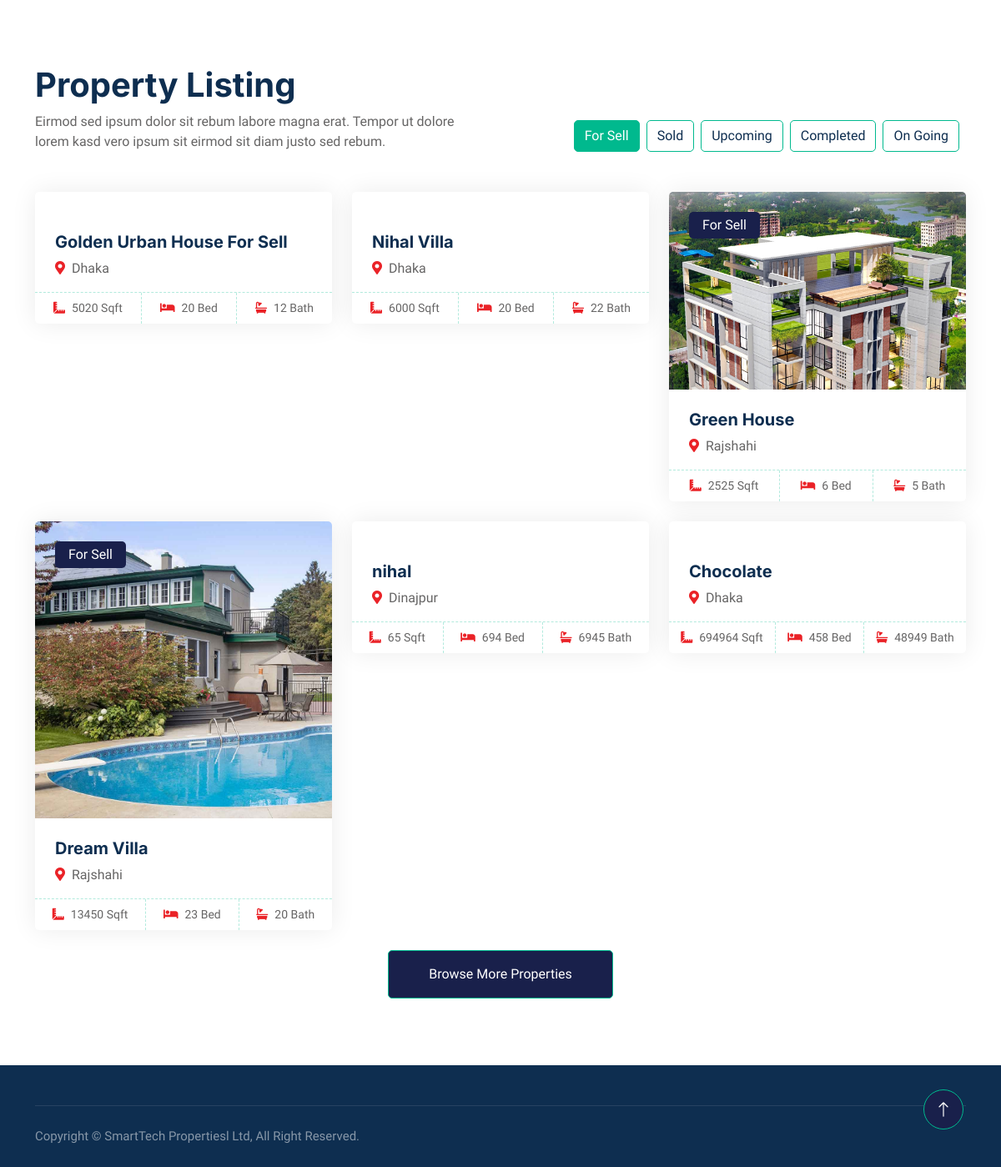
The page /property/ (lower part) on the database as committed earlier.
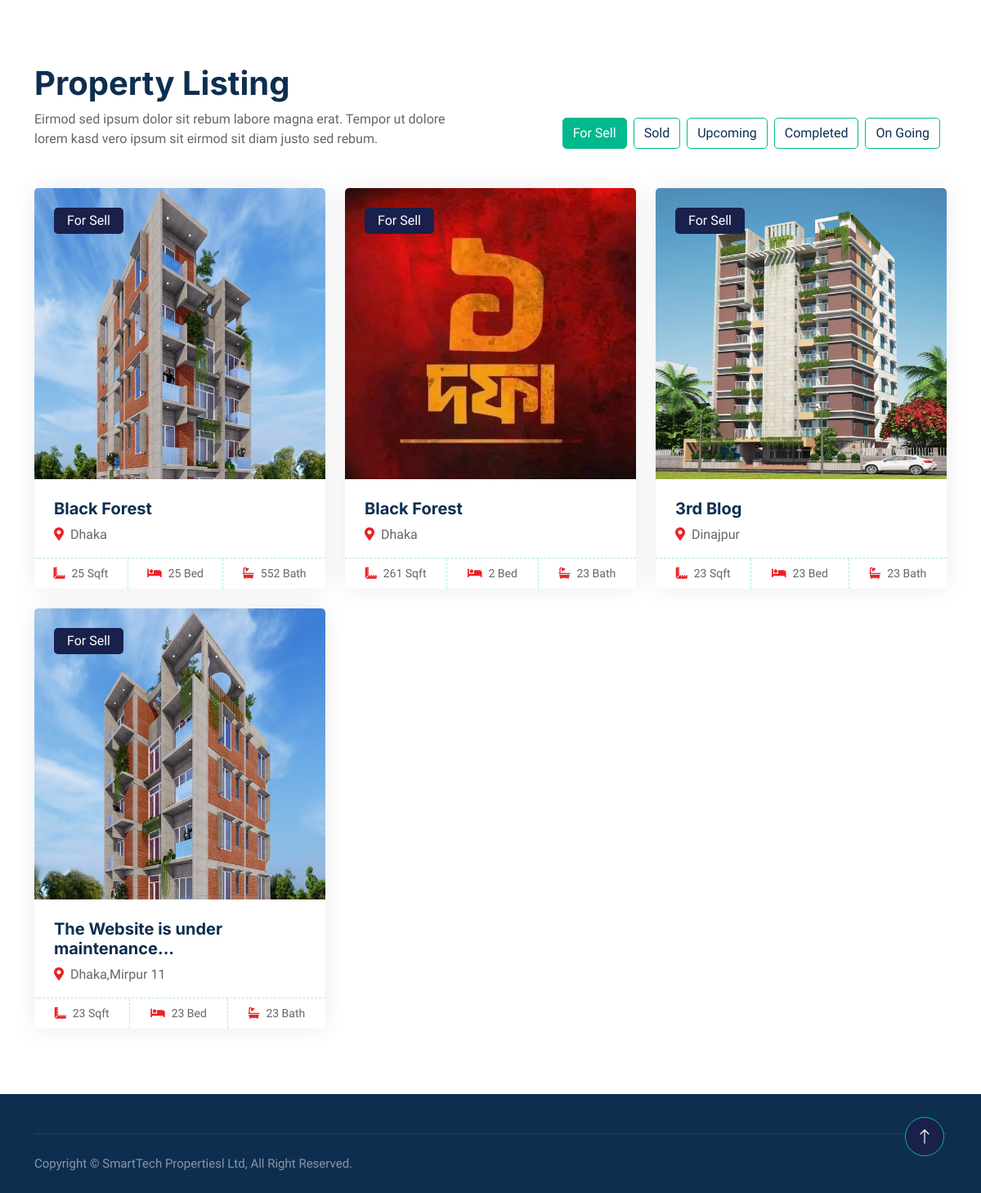
The same page on the database as committed later.
### properties/models.py (models this page shows, shortened)
class Property(models.Model):
    CATEGORY_CHOICES = (
        ('P', 'Primary Project'),
        ('S', 'Secondary Project'),
        ('L', 'Land Shearing'),
        ('J', 'Joint Venture'),
    )
    PROPERTY_TYPES = [
        ('sell', 'For Sell'),
        ('sold', 'Sold'),
        ('upcoming', 'Upcoming'),
        ('completed', 'Completed'),
        ('ongoing', 'OnGoing'),
    ]
    title = models.CharField(max_length=100)
    category = models.CharField(choices=CATEGORY_CHOICES, default='J', max_length=2)
    property_type = models.CharField(max_length=10, choices=PROPERTY_TYPES, default='sell')
    location = models.CharField(max_length=255)
    image = models.ImageField(upload_to='property_images/', default="No Image Set")
    size_sqft = models.IntegerField()
    bedrooms = models.IntegerField()
    bathrooms = models.IntegerField()
    belcony = models.IntegerField(default=0)
    drawingroom = models.IntegerField(default=0)
    dyningroom = models.IntegerField(default=0)
    kitchen = models.IntegerField(default=0)

### properties/views.py (the view)
# urls.py: path('property/', views.property, name="property"),  # Updated path with trailing slash
def property(request):
    properties = Property.objects.all()
    header_image = PropertyHeaderImage.objects.first()  # Assuming you have only one header image
    for_sell_properties = properties.filter(property_type='sell')[:6]
    additional_sell_properties = properties.filter(property_type='sell')[6:]
    sold_properties = properties.filter(property_type='sold')[:6]
    additional_sold_properties = properties.filter(property_type='sold')[6:]
    upcoming_properties = properties.filter(property_type='upcoming')[:6]
    additional_upcoming_properties = properties.filter(property_type='upcoming')[6:]
    completed_properties = properties.filter(property_type='completed')[:6]
    additional_completed_properties = properties.filter(property_type='completed')[6:]
    ongoing_properties = properties.filter(property_type='ongoing')[:6]
    additional_ongoing_properties = properties.filter(property_type='ongoing')[6:]
    context = {
        'properties': properties,
        'header_image': header_image,
        'for_sell_properties': for_sell_properties,
        'additional_sell_properties': additional_sell_properties,
        'sold_properties': sold_properties,
        'additional_sold_properties': additional_sold_properties,
        'upcoming_properties': upcoming_properties,
        'additional_upcoming_properties': additional_upcoming_properties,
        'completed_properties': completed_properties,
        'additional_completed_properties': additional_completed_properties,
        'ongoing_properties': ongoing_properties,
        'additional_ongoing_properties': additional_ongoing_properties,
    }
    return render(request, 'properties/property-list.html', context)

### properties/templates/properties/property-list.html (shortened to what this page needs)
{% extends "properties/base.html" %}
{% block body %}
{% load static %}
<div class="container-xxl py-5">
    <div class="container">
        <div class="row g-0 gx-5 align-items-end">
            <div class="col-lg-6">
                <div class="text-start mx-auto mb-5 wow slideInLeft" data-wow-delay="0.1s">
                    <h1 class="mb3">Property Listing</h1>
                    <p>Eirmod sed ipsum dolor sit rebum labore magna erat. Tempor ut dolore lorem kasd vero ipsum sit eirmod sit diam justo sed rebum.</p>
                </div>
            </div>
            <div class="col-lg-6 text-start text-lg-end wow slideInRight" data-wow-delay="0.1s">
                <ul class="nav nav-pills d-inline-flex justify-content-end mb-5">
                    <li class="nav-item me-2">
                        <a class="btn btn-outline-primary active" data-bs-toggle="pill" href="#tab-1">For Sell</a>
                    </li>
                    <li class="nav-item me-2">
                        <a class="btn btn-outline-primary" data-bs-toggle="pill" href="#tab-2">Sold</a>
                    </li>
                    <li class="nav-item me-2">
                        <a class="btn btn-outline-primary" data-bs-toggle="pill" href="#tab-3">Upcoming</a>
                    </li>
                    <li class="nav-item me-2">
                        <a class="btn btn-outline-primary" data-bs-toggle="pill" href="#tab-4">Completed</a>
                    </li>
                    <li class="nav-item me-2">
                        <a class="btn btn-outline-primary" data-bs-toggle="pill" href="#tab-5">On Going</a>
                    </li>
                </ul>
            </div>
        </div>
        <div class="tab-content">
            <div id="tab-1" class="tab-pane fade show p-0 active">
                <div class="row g-4" id="property-list">
                    {% for property in for_sell_properties %}
                    <div class="col-lg-4 col-md-6 wow fadeInUp" data-wow-delay="0.1s">
                        <div class="property-item rounded overflow-hidden">
                            <div class="position-relative overflow-hidden">
                                <a href="{% url 'property_detail' property.id %}">
                                    <img class="img-fluid" src="{{ property.image.url }}" alt="">
                                </a>
                                <div class="bg-primary rounded text-white position-absolute start-0 top-0 m-4 py-1 px-3">
                                    For Sell
                                </div>
                            </div>
                            <div class="p-4 pb-0">
                                <a class="d-block h5 mb-2" href="{% url 'property_detail' property.id %}">{{ property.title }}</a>
                                <p><i class="fa fa-map-marker-alt text-primary me-2"></i>{{ property.location }}</p>
                            </div>
                            <div class="d-flex border-top">
                                <small class="flex-fill text-center border-end py-2"><i class="fa fa-ruler-combined text-primary me-2"></i>{{ property.size_sqft }} Sqft</small>
                                <small class="flex-fill text-center border-end py-2"><i class="fa fa-bed text-primary me-2"></i>{{ property.bedrooms }} Bed</small>
                                <small class="flex-fill text-center py-2"><i class="fa fa-bath text-primary me-2"></i>{{ property.bathrooms }} Bath</small>
                            </div>
                        </div>
                    </div>
                    {% endfor %}
                </div>
                {% if additional_sell_properties %}
                <div class="col-12 text-center">
                    <button id="browse-more-sell-btn" class="btn btn-primary py-3 px-5 mt-4">Browse More Properties</button>
                </div>
                {% endif %}
            </div>
        </div>
    </div>
</div>
{% endblock %}

Rows that differ between the two databases and show on the page:
removed Property: title "Golden Urban House For Sell", location "Dhaka", size_sqft "5020", bedrooms "20", bathrooms "12"
removed Property: title "Nihal Villa", location "Dhaka", size_sqft "6000", bedrooms "20", bathrooms "22"
removed Property: image (picture), title "Green House", location "Rajshahi", size_sqft "2525", bedrooms "6", bathrooms "5"
removed Property: image (picture), title "Dream Villa", location "Rajshahi", size_sqft "13450", bedrooms "23", bathrooms "20"
removed Property: title "nihal", location "Dinajpur", size_sqft "65", bedrooms "694", bathrooms "6945"
removed Property: title "Chocolate", location "Dhaka", size_sqft "694964", bedrooms "458", bathrooms "48949"
added Property: image (picture), title "Black Forest", location "Dhaka", size_sqft "25", bedrooms "25", bathrooms "552"
added Property: image (picture), title "Black Forest", location "Dhaka", size_sqft "261", bedrooms "2", bathrooms "23"
added Property: image (picture), title "3rd Blog", location "Dinajpur", size_sqft "23", bedrooms "23", bathrooms "23"
added Property: image (picture), title "The Website is under maintenance...", location "Dhaka,Mirpur 11", size_sqft "23", bedrooms "23", bathrooms "23"
Other text that changed with them:
text no longer shown: "Browse More Properties"
